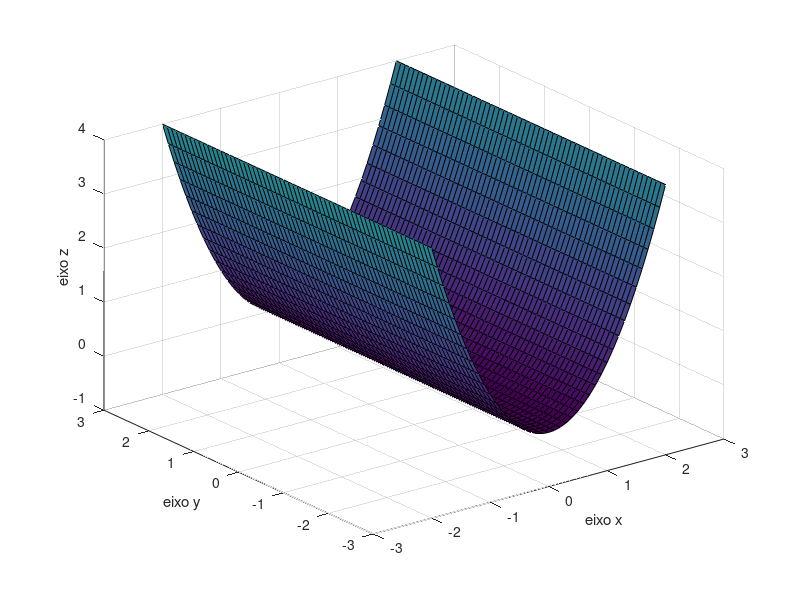

MATLAB code for this plot:

[x,y] = meshgrid(-3:0.1:3,-3:0.1:3)

figure
surf(x,y,x.^2+y^2)
hold on

axis([-3 3 -3 3 -1 4])



%add Exos
xlabel('eixo x')
ylabel('eixo y')
zlabel('eixo z')
